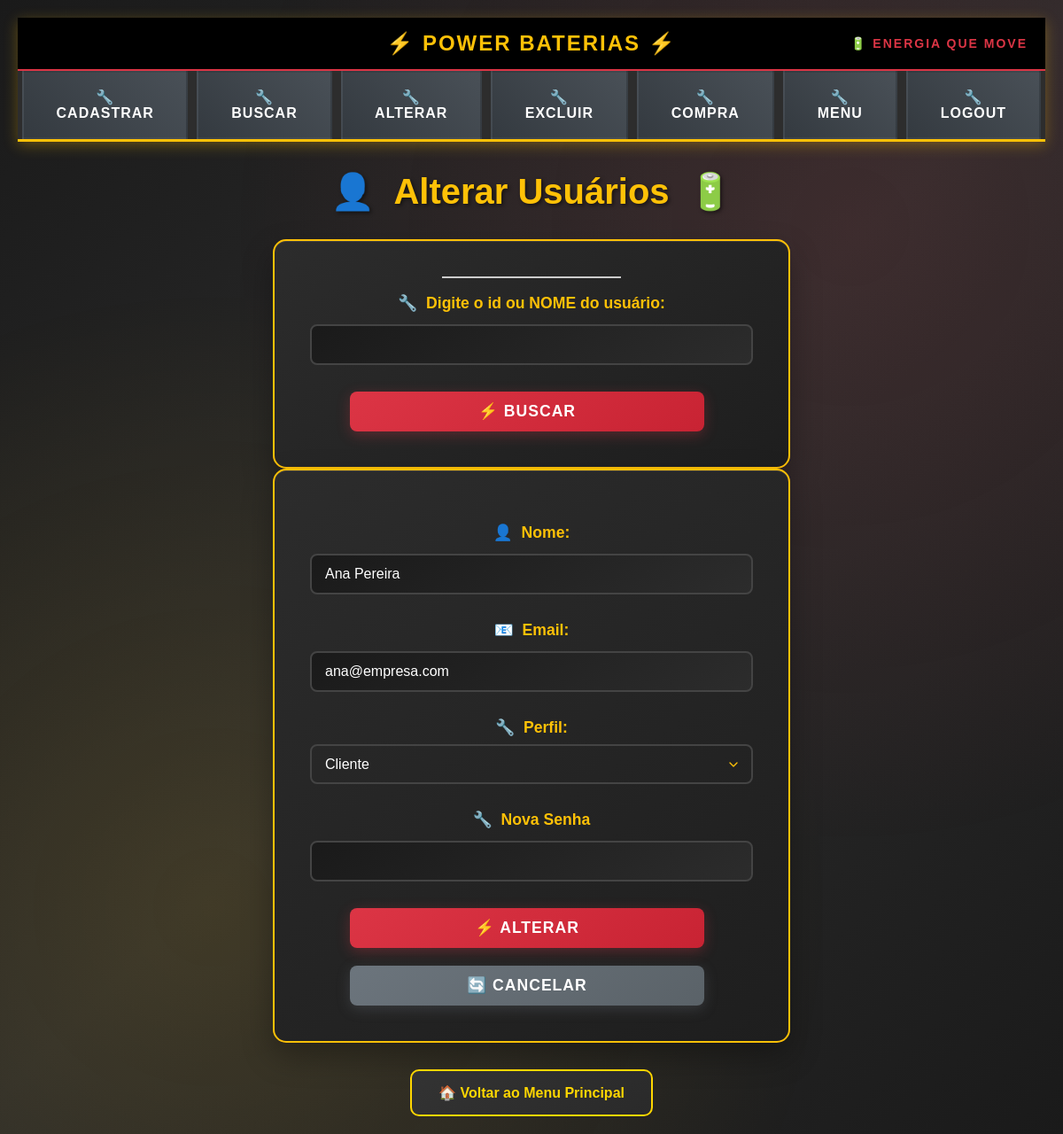
The page /Telas/alterar_usuario.php?id=8 (signed in) on the database its author committed.
### tables this page shows
CREATE TABLE `usuario` (
  `id_usuario` int NOT NULL AUTO_INCREMENT,
  `nome` varchar(100) NOT NULL,
  `senha` varchar(255) NOT NULL,
  `email` varchar(100) NOT NULL,
  `id_perfil` int DEFAULT NULL,
  `senha_temporaria` tinyint(1) DEFAULT '0',
  PRIMARY KEY (`id_usuario`),
  UNIQUE KEY `email` (`email`),
  KEY `id_perfil` (`id_perfil`),
  CONSTRAINT `usuario_ibfk_1` FOREIGN KEY (`id_perfil`) REFERENCES perfil(`id_perfil`)
);

### Telas/alterar_usuario.php (the view, shortened to what this page needs)
<?php
require_once 'menudrop.php';
$usuario = null;
if ($_SERVER["REQUEST_METHOD"]=="POST") {
    if (!empty($_POST['busca_usuario'])) {
        $busca = trim($_POST["busca_usuario"]);
    if(is_numeric($busca)) {
        $sql = "SELECT * FROM usuario WHERE id_usuario = :busca";
        $stmt = $pdo->prepare($sql);
        $stmt->bindParam(':busca' ,$busca,PDO::PARAM_INT);
    } else {
        $sql = "SELECT * FROM usuario WHERE nome LIKE :busca_nome";
        $stmt = $pdo->prepare($sql);
        $stmt->bindValue(':busca_nome', "%$busca%", PDO::PARAM_STR);
    }
    $stmt->execute();
    $usuario = $stmt->fetch(PDO::FETCH_ASSOC);
    if(!$usuario){
        echo "<script>alert('Usuário não encontrado!');</script>";
    }
}
    } elseif ($_SERVER["REQUEST_METHOD"] == "GET") {
        if (!empty($_GET['id'])) {
            $busca = trim($_GET["id"]);
        if(is_numeric($busca)) {
            $sql = "SELECT * FROM usuario WHERE id_usuario = :busca";
            $stmt = $pdo->prepare($sql);
            $stmt->bindParam(':busca' ,$busca,PDO::PARAM_INT);
        } else {
            $sql = "SELECT * FROM usuario WHERE nome LIKE :busca_nome";
            $stmt = $pdo->prepare($sql);
            $stmt->bindValue(':busca_nome', "%$busca%", PDO::PARAM_STR);
        }
        $stmt->execute();
        $usuario = $stmt->fetch(PDO::FETCH_ASSOC);
    }
}
?>
<!DOCTYPE html>
<html lang="pt-BR">
<head>
<link rel="stylesheet" href="../CSS/cadastro.css">
</head>
<body>
<h2>Alterar Usuários</h2>
    <form action="alterar_usuario.php" method="POST">
        <label for="busca_usuario">Digite o id ou NOME do usuário:</label>
        <input type="text" id="busca_usuario" name="busca_usuario" required onkeyup="buscarSugestoes()" >
        <div id="sugestoes">
        </div>
        <button type="submit">Buscar</button>
    </form>
    <?php if ($usuario): ?>
        <form action="processa_alteracao_usuario.php" method="POST">
            <label for="nome">Nome:</label>
            <input type="text" id="nome" name="nome" value="<?=htmlspecialchars($usuario['nome'])?>" required onkeypress="mascara(this,nome1)">
            <label for="email">Email:</label>
            <input type="email" id="email" name="email" value="<?=htmlspecialchars($usuario['email'])?>" required>
            <label for="id_perfil">Perfil:</label>
            <select id="id_perfil" name="id_perfil">
                <option value="4"<?=$usuario['id_perfil'] == 4 ? 'selected': '' ?>>Cliente</option>
            </select>
            <?php if ($_SESSION['perfil'] == 1): ?>
                <label for="nova_senha">Nova Senha</label>
                <input type="password" id="nova_senha" name="nova_senha">
            <?php endif; ?>
            <button type="submit">Alterar</button>
            <button type="reset">Cancelar</button>
        </form>
        <?php endif; ?>
        <a href="principal.php" class="back-btn">Voltar ao Menu Principal</a>
</body>
</html>

### CSS/styles.css (style rules this page uses)
body { font-family: Arial, sans-serif; background-color: #f4f4f4; text-align: center; }
input, button { width: 100%; padding: 10px; margin: 5px 0; }
#sugestoes { background-color: #f4f4f4; border: 1px solid #ccc; position: absolute; width: 200px; }
form { width: 500px; margin: 50px auto; padding: 20px; background-color: #f9f9f9; border-radius: 10px; box-shadow: 0px 0px 10px rgba(0, 0, 0, 0.1); display: flex; flex-direction: column; align-items: center; }
label { display: block; font-weight: bold; margin-bottom: 5px; }
input[type="text"], input[type="email"], input[type="password"], select { width: 80%; padding: 8px; margin-bottom: 10px; border: 1px solid #ccc; border-radius: 5px; font-size: 16px; }
button { width: 80%; padding: 10px; background-color: #007bff; color: white; border: none; border-radius: 5px; font-size: 16px; cursor: pointer; transition: 0.3s; }

### CSS/cadastro.css (style rules this page uses)
body { font-family: 'Arial', sans-serif; background: linear-gradient(135deg, #1a1a1a 0%, #2c2c2c 50%, #1a1a1a 100%); color: #ffffff; margin: 0; padding: 20px; min-height: 100vh; background-attachment: fixed; }
body::before { content: ''; position: fixed; inset: 0; background-image: radial-gradient(circle at 20% 80%, rgba(255, 193, 7, 0.1) 0%, transparent 50%), radial-gradient(circle at 80% 20%, rgba(220, 53, 69, 0.1) 0%, transparent 50%); pointer-events: none; z-index: -1; }
h2 { text-align: center; color: #ffc107; font-size: 2.5em; margin-bottom: 30px; text-shadow: 2px 2px 4px rgba(0,0,0,0.5); font-weight: bold; }
h2::before { content: '🔋 '; margin-right: 10px; }
h2::after { content: ' ⚡'; margin-left: 10px; }
form { max-width: 600px; margin: 0 auto; background: linear-gradient(145deg, #2c2c2c, #1e1e1e); padding: 40px; border-radius: 15px; box-shadow: 0 15px 35px rgba(0,0,0,0.3), inset 0 1px 0 rgba(255,255,255,0.1); border: 2px solid #ffc107; }
label { display: block; margin-top: 20px; margin-bottom: 8px; color: #ffc107; font-weight: bold; font-size: 1.1em; }
label::before { content: '🔧 '; margin-right: 5px; }
input[type="text"], input[type="email"], input[type="date"], input[type="number"], input[type="password"] { width: 100%; padding: 12px 15px; border: 2px solid #444; border-radius: 8px; background: linear-gradient(145deg, #1a1a1a, #2c2c2c); color: #ffffff; font-size: 1em; transition: all 0.3s ease; box-sizing: border-box; }
button { padding: 12px 25px; border-radius: 8px; border: none; font-size: 1.1em; font-weight: bold; cursor: pointer; margin: 20px 10px 0 0; transition: all 0.3s ease; text-transform: uppercase; letter-spacing: 1px; }
button[type="submit"] { background: linear-gradient(145deg, #dc3545, #c82333); color: white; box-shadow: 0 4px 15px rgba(220, 53, 69, 0.3); }
button[type="submit"]::before { content: '⚡ '; }
button[type="reset"] { background: linear-gradient(145deg, #6c757d, #5a6268); color: white; box-shadow: 0 4px 15px rgba(108, 117, 125, 0.3); }
button[type="reset"]::before { content: '🔄 '; }
.back-btn { display: inline-block; margin-top: 30px; padding: 15px 30px; border-radius: 10px; text-decoration: none; background: linear-gradient(145deg, #333333, #2a2a2a); color: #FFD700; font-weight: bold; border: 2px solid #FFD700; transition: all 0.3s ease; font-size: 16px; }
.back-btn::before { content: "🏠 "; }
body::before { content: ''; position: fixed; top: 0; left: 0; right: 0; bottom: 0; background-image: radial-gradient(circle at 20% 80%, rgba(255, 193, 7, 0.1) 0%, transparent 50%), radial-gradient(circle at 80% 20%, rgba(220, 53, 69, 0.1) 0%, transparent 50%); pointer-events: none; z-index: -1; }
h2::before { content: '👤 '; margin-right: 10px; }
h2::after { content: ' 🔋'; margin-left: 10px; }
label[for="nome"]::before { content: '👤 '; margin-right: 5px; }
label[for="email"]::before { content: '📧 '; margin-right: 5px; }
label[for="id_perfil"]::before { content: '🔧 '; margin-right: 5px; }
input[type="text"], input[type="email"], input[type="password"], input[type="number"], select { width: 100%; padding: 12px 15px; border: 2px solid #444; border-radius: 8px; background: linear-gradient(145deg, #1a1a1a, #2c2c2c); color: #ffffff; font-size: 1em; transition: all 0.3s ease; box-sizing: border-box; }
select { cursor: pointer; appearance: none; background-repeat: no-repeat; background-position: right 12px center; background-size: 16px; padding-right: 40px; }
select option { background: #2c2c2c; color: #ffffff; padding: 10px; }

### Telas/menudrop.php (style rules this page uses)
body { margin: 0; padding: 0; background: linear-gradient(135deg, #2c3e50 0%, #34495e 100%); min-height: 100vh; }

### rows shown on the page
usuario: nome "Ana Pereira", email "ana@empresa.com", id_perfil "Cliente"

### other values the page prints
$categoria "CADASTRAR"
$categoria "BUSCAR"
$categoria "ALTERAR"
$categoria "EXCLUIR"
$categoria "COMPRA"
$categoria "MENU"
$categoria "LOGOUT"
